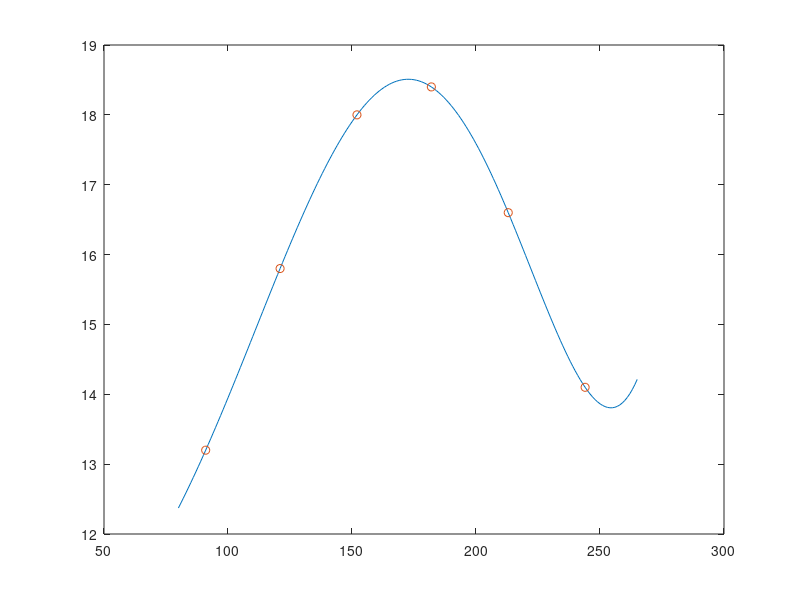

The MATLAB script that drew this image:
function func3b()
%UNTITLED3 Summary of this function goes here
%   Detailed explanation goes here


y = [91 121 152 182 213 244];
A = [ones(6,1) y' power(y',2) power(y',3) power(y',4) power(y',5)];
b = [13.2 15.8 18 18.4 16.6 14.1];
c = A\(b');
x = 80:1:265;

ekv(x) = c(1)+c(2)*x+c(3)*power(x,2)+c(4)*power(x,3)+c(5)*power(x,4)+c(6)*power(x,5);
plot(x,ekv(x));
hold on

plot(y,b, 'o');
hold off

end

